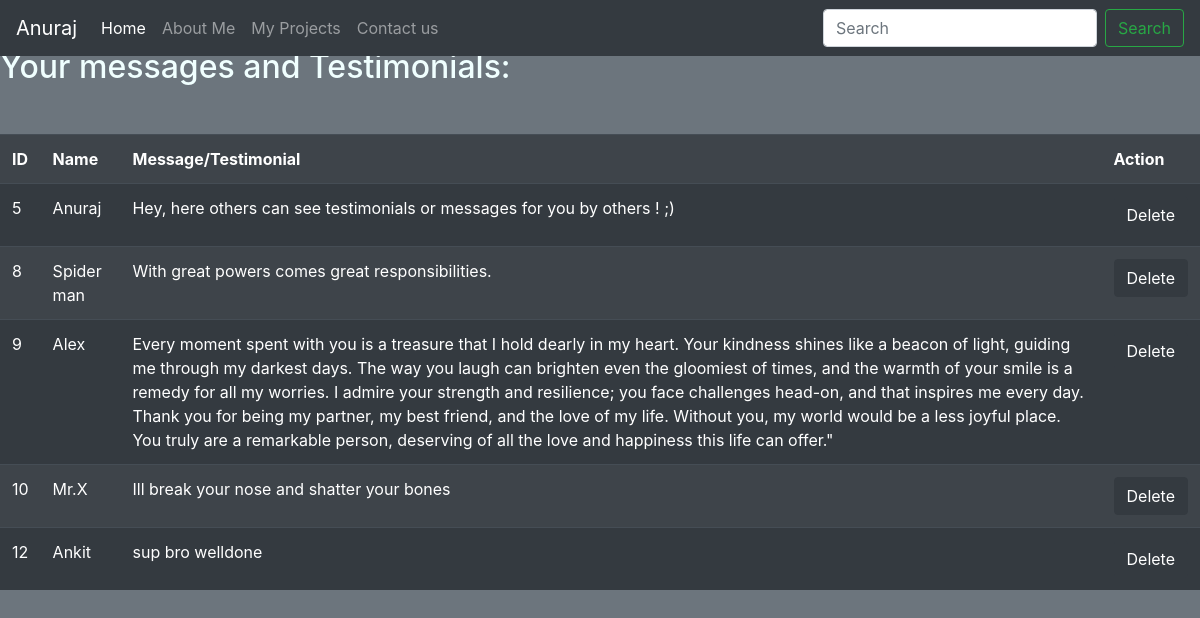
The page /message on the database as committed earlier.
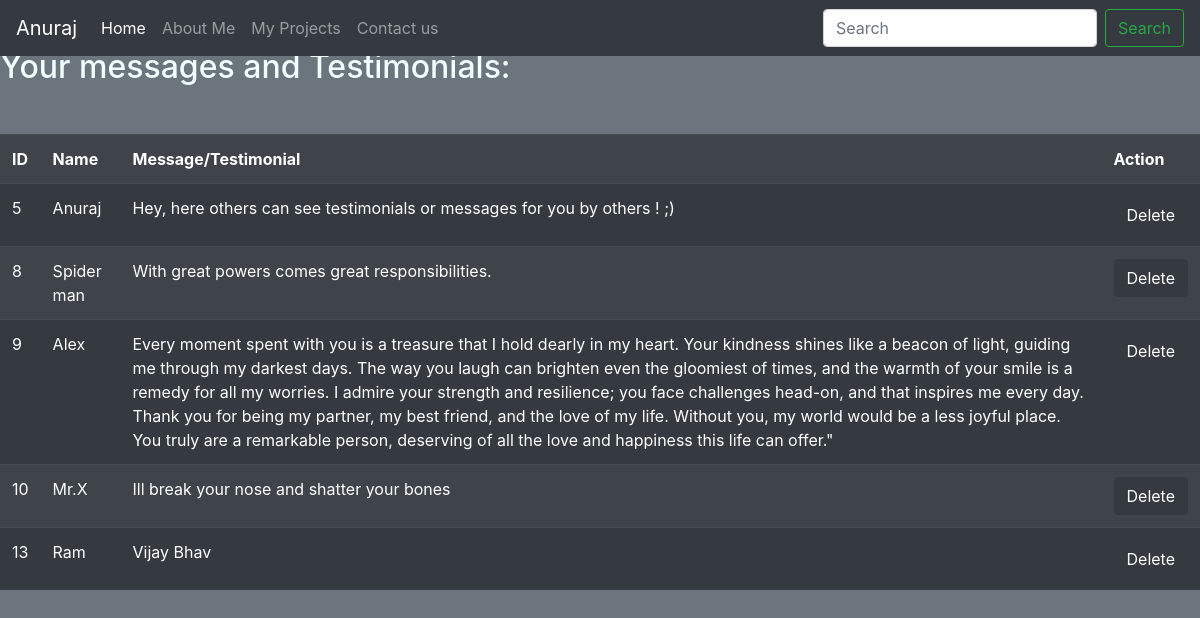
The same page on the database as committed later.
### home/models.py (models this page shows)
class Contact(models.Model):
    name=models.CharField(max_length=100)
    email=models.EmailField()
    number=models.CharField(max_length=12)
    message=models.TextField()

### home/views.py (the view)
# urls.py: path('message', views.message, name='message'),
def message(request):
    try:
        message=Contact.objects.all()
        return render(request,'messages.html',{'messages':message})
    except Exception as e:
        return HttpResponse(e)

### templates/messages.html (shortened to what this page needs)
<!DOCTYPE html>
<html lang="en">
  <head>
    <link
      rel="stylesheet"
      href="https://cdn.jsdelivr.net/npm/bootstrap@4.4.1/dist/css/bootstrap.min.css"
    />
  </head>
  <body class="bg-secondary">
    <nav class="navbar navbar-expand-lg navbar-dark bg-dark fixed-top">
      <a class="navbar-brand" href="message">Anuraj</a>
      <div class="collapse navbar-collapse" id="navbarSupportedContent">
        <ul class="navbar-nav mr-auto">
          <li class="nav-item active">
            <a class="nav-link" href="/"
              >Home <span class="sr-only">(current)</span></a
            >
          </li>
          <li class="nav-item">
            <a class="nav-link" href="about">About Me</a>
          </li>
          <li class="nav-item">
            <a class="nav-link" href="project">My Projects</a>
          </li>
          <li class="nav-item">
            <a class="nav-link" href="contact">Contact us</a>
          </li>
        </ul>
        <form class="form-inline my-2 my-lg-0">
          <input
            class="form-control mr-sm-2"
            type="search"
            placeholder="Search"
            aria-label="Search"
          />
          <button class="btn btn-outline-success my-2 my-sm-0" type="submit">
            Search
          </button>
        </form>
      </div>
    </nav>
    <div>
    <h2 style="color: azure;" class="position-relative my-5">Your messages and Testimonials:</h2>
    <div class="table-responsive">
      <table class="table table-striped table-hover table-dark">
        <tr>
          <th>ID</th>
          <th>Name</th>
          <th>Message/Testimonial</th>
          <th>Action</th>
        </tr>
        {% for message in messages %}
        <tr>
          <td>{{ message.id }}</td>
          <td>{{ message.name }}</td>
          <td>{{ message.message }}</td>
          <td>
            <a href="delete?del_id={{message.id}}"
              ><button type="button" class="btn btn-dark">Delete</button></a
            >
          </td>
        </tr>
        {% endfor %}
      </table>
    </div>
    </div>
  </body>
</html>

Rows that differ between the two databases and show on the page:
removed Contact: id "12", name "Ankit", message "sup bro welldone"
added Contact: id "13", name "Ram", message "Vijay Bhav"
